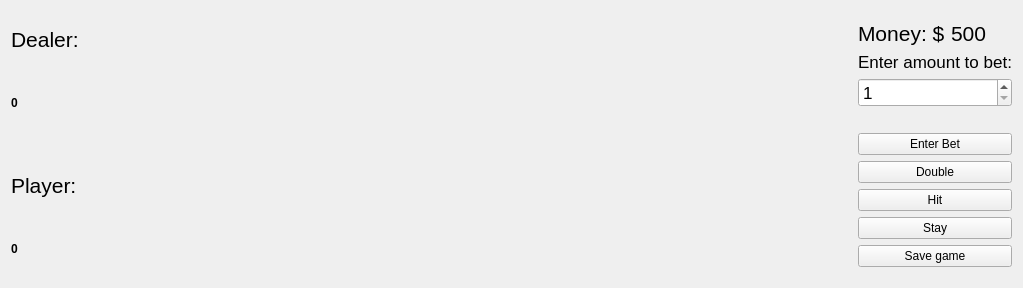
<?xml version="1.0" encoding="UTF-8"?>
<ui version="4.0">
 <class>Blackjack</class>
 <widget class="QWidget" name="Blackjack">
  <property name="geometry">
   <rect>
    <x>0</x>
    <y>0</y>
    <width>1023</width>
    <height>288</height>
   </rect>
  </property>
  <property name="windowTitle">
   <string>Form</string>
  </property>
  <layout class="QHBoxLayout" name="horizontalLayout">
   <item>
    <layout class="QVBoxLayout" name="playingSide">
     <item>
      <layout class="QHBoxLayout" name="dealerSide">
       <item>
        <widget class="QLabel" name="dealerLabel">
         <property name="font">
          <font>
           <pointsize>16</pointsize>
          </font>
         </property>
         <property name="text">
          <string>Dealer:</string>
         </property>
        </widget>
       </item>
       <item>
        <widget class="QLabel" name="dCard_0">
         <property name="text">
          <string/>
         </property>
         <property name="pixmap">
          <pixmap>../cards/back.png</pixmap>
         </property>
        </widget>
       </item>
       <item>
        <widget class="QLabel" name="dCard_1">
         <property name="text">
          <string/>
         </property>
         <property name="pixmap">
          <pixmap>../cards/back.png</pixmap>
         </property>
        </widget>
       </item>
       <item>
        <widget class="QLabel" name="dCard_2">
         <property name="text">
          <string/>
         </property>
         <property name="pixmap">
          <pixmap>../cards/back.png</pixmap>
         </property>
        </widget>
       </item>
       <item>
        <widget class="QLabel" name="dCard_3">
         <property name="text">
          <string/>
         </property>
         <property name="pixmap">
          <pixmap>../cards/back.png</pixmap>
         </property>
        </widget>
       </item>
       <item>
        <widget class="QLabel" name="dCard_4">
         <property name="text">
          <string/>
         </property>
         <property name="pixmap">
          <pixmap>../cards/back.png</pixmap>
         </property>
        </widget>
       </item>
       <item>
        <widget class="QLabel" name="dCard_5">
         <property name="text">
          <string/>
         </property>
         <property name="pixmap">
          <pixmap>../cards/back.png</pixmap>
         </property>
        </widget>
       </item>
       <item>
        <widget class="QLabel" name="dCard_6">
         <property name="text">
          <string/>
         </property>
         <property name="pixmap">
          <pixmap>../cards/back.png</pixmap>
         </property>
        </widget>
       </item>
       <item>
        <widget class="QLabel" name="dCard_7">
         <property name="text">
          <string/>
         </property>
         <property name="pixmap">
          <pixmap>../cards/back.png</pixmap>
         </property>
        </widget>
       </item>
       <item>
        <widget class="QLabel" name="dCard_8">
         <property name="text">
          <string/>
         </property>
         <property name="pixmap">
          <pixmap>../cards/back.png</pixmap>
         </property>
        </widget>
       </item>
       <item>
        <widget class="QLabel" name="dCard_9">
         <property name="text">
          <string/>
         </property>
         <property name="pixmap">
          <pixmap>../cards/back.png</pixmap>
         </property>
        </widget>
       </item>
      </layout>
     </item>
     <item>
      <widget class="QLabel" name="labDealer">
       <property name="font">
        <font>
         <pointsize>9</pointsize>
         <weight>75</weight>
         <bold>true</bold>
        </font>
       </property>
       <property name="text">
        <string>0</string>
       </property>
      </widget>
     </item>
     <item>
      <spacer name="horizontalSpacer">
       <property name="orientation">
        <enum>Qt::Horizontal</enum>
       </property>
       <property name="sizeHint" stdset="0">
        <size>
         <width>40</width>
         <height>20</height>
        </size>
       </property>
      </spacer>
     </item>
     <item>
      <layout class="QHBoxLayout" name="playerSide">
       <item>
        <widget class="QLabel" name="playerLabel">
         <property name="font">
          <font>
           <pointsize>16</pointsize>
          </font>
         </property>
         <property name="text">
          <string>Player:</string>
         </property>
        </widget>
       </item>
       <item>
        <widget class="QLabel" name="pCard_0">
         <property name="text">
          <string/>
         </property>
         <property name="pixmap">
          <pixmap>../cards/back.png</pixmap>
         </property>
        </widget>
       </item>
       <item>
        <widget class="QLabel" name="pCard_1">
         <property name="text">
          <string/>
         </property>
         <property name="pixmap">
          <pixmap>../cards/back.png</pixmap>
         </property>
        </widget>
       </item>
       <item>
        <widget class="QLabel" name="pCard_2">
         <property name="text">
          <string/>
         </property>
         <property name="pixmap">
          <pixmap>../cards/back.png</pixmap>
         </property>
        </widget>
       </item>
       <item>
        <widget class="QLabel" name="pCard_3">
         <property name="text">
          <string/>
         </property>
         <property name="pixmap">
          <pixmap>../cards/back.png</pixmap>
         </property>
        </widget>
       </item>
       <item>
        <widget class="QLabel" name="pCard_4">
         <property name="text">
          <string/>
         </property>
         <property name="pixmap">
          <pixmap>../cards/back.png</pixmap>
         </property>
        </widget>
       </item>
       <item>
        <widget class="QLabel" name="pCard_5">
         <property name="text">
          <string/>
         </property>
         <property name="pixmap">
          <pixmap>../cards/back.png</pixmap>
         </property>
        </widget>
       </item>
       <item>
        <widget class="QLabel" name="pCard_6">
         <property name="text">
          <string/>
         </property>
         <property name="pixmap">
          <pixmap>../cards/back.png</pixmap>
         </property>
        </widget>
       </item>
       <item>
        <widget class="QLabel" name="pCard_7">
         <property name="text">
          <string/>
         </property>
         <property name="pixmap">
          <pixmap>../cards/back.png</pixmap>
         </property>
        </widget>
       </item>
       <item>
        <widget class="QLabel" name="pCard_8">
         <property name="text">
          <string/>
         </property>
         <property name="pixmap">
          <pixmap>../cards/back.png</pixmap>
         </property>
        </widget>
       </item>
       <item>
        <widget class="QLabel" name="pCard_9">
         <property name="text">
          <string/>
         </property>
         <property name="pixmap">
          <pixmap>../cards/back.png</pixmap>
         </property>
        </widget>
       </item>
      </layout>
     </item>
     <item>
      <widget class="QLabel" name="labPlayer">
       <property name="font">
        <font>
         <pointsize>9</pointsize>
         <weight>75</weight>
         <bold>true</bold>
        </font>
       </property>
       <property name="text">
        <string>0</string>
       </property>
      </widget>
     </item>
    </layout>
   </item>
   <item>
    <layout class="QVBoxLayout" name="bettingSide">
     <item>
      <spacer name="verticalSpacer">
       <property name="orientation">
        <enum>Qt::Vertical</enum>
       </property>
       <property name="sizeHint" stdset="0">
        <size>
         <width>20</width>
         <height>40</height>
        </size>
       </property>
      </spacer>
     </item>
     <item>
      <layout class="QHBoxLayout" name="moneyLayout">
       <item>
        <widget class="QLabel" name="moneyLabel_3">
         <property name="font">
          <font>
           <pointsize>16</pointsize>
          </font>
         </property>
         <property name="text">
          <string>Money: $</string>
         </property>
        </widget>
       </item>
       <item>
        <widget class="QLabel" name="labMoney">
         <property name="font">
          <font>
           <pointsize>16</pointsize>
          </font>
         </property>
         <property name="text">
          <string>500</string>
         </property>
        </widget>
       </item>
      </layout>
     </item>
     <item>
      <widget class="QLabel" name="betLabel">
       <property name="font">
        <font>
         <pointsize>13</pointsize>
        </font>
       </property>
       <property name="text">
        <string>Enter amount to bet:</string>
       </property>
      </widget>
     </item>
     <item>
      <widget class="QSpinBox" name="betSpinBox">
       <property name="font">
        <font>
         <pointsize>13</pointsize>
        </font>
       </property>
       <property name="minimum">
        <number>1</number>
       </property>
       <property name="maximum">
        <number>99999999</number>
       </property>
      </widget>
     </item>
     <item>
      <widget class="QLabel" name="labWarning">
       <property name="text">
        <string/>
       </property>
      </widget>
     </item>
     <item>
      <widget class="QPushButton" name="btnBet">
       <property name="text">
        <string>Enter Bet</string>
       </property>
      </widget>
     </item>
     <item>
      <widget class="QPushButton" name="btnDouble">
       <property name="text">
        <string>Double</string>
       </property>
      </widget>
     </item>
     <item>
      <widget class="QPushButton" name="btnHit">
       <property name="text">
        <string>Hit</string>
       </property>
      </widget>
     </item>
     <item>
      <widget class="QPushButton" name="btnStay">
       <property name="text">
        <string>Stay</string>
       </property>
      </widget>
     </item>
     <item>
      <widget class="QPushButton" name="btnStay_2">
       <property name="text">
        <string>Save game</string>
       </property>
      </widget>
     </item>
     <item>
      <spacer name="verticalSpacer_2">
       <property name="orientation">
        <enum>Qt::Vertical</enum>
       </property>
       <property name="sizeHint" stdset="0">
        <size>
         <width>20</width>
         <height>40</height>
        </size>
       </property>
      </spacer>
     </item>
    </layout>
   </item>
  </layout>
 </widget>
 <resources/>
 <connections/>
</ui>
